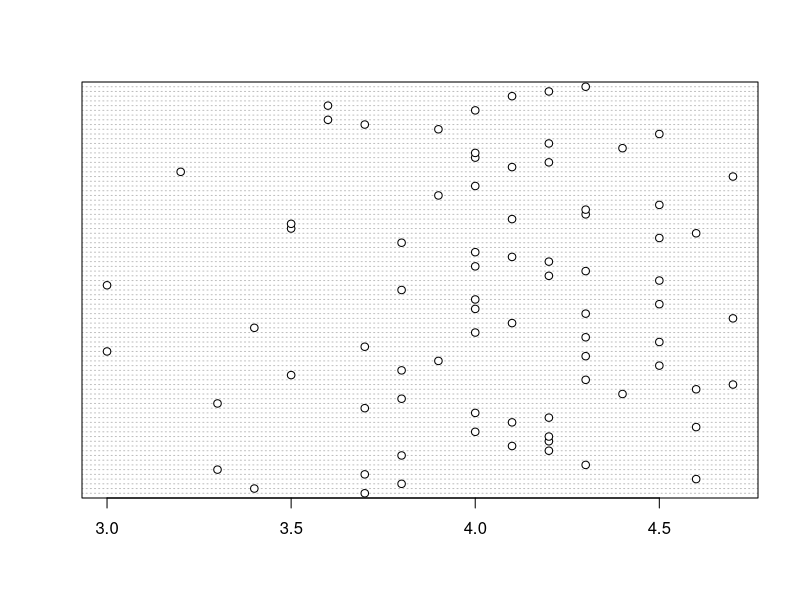
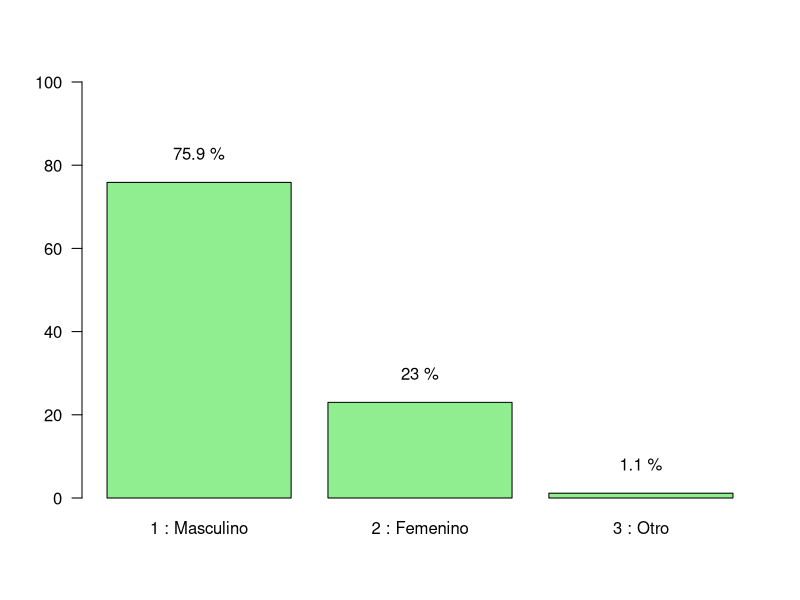
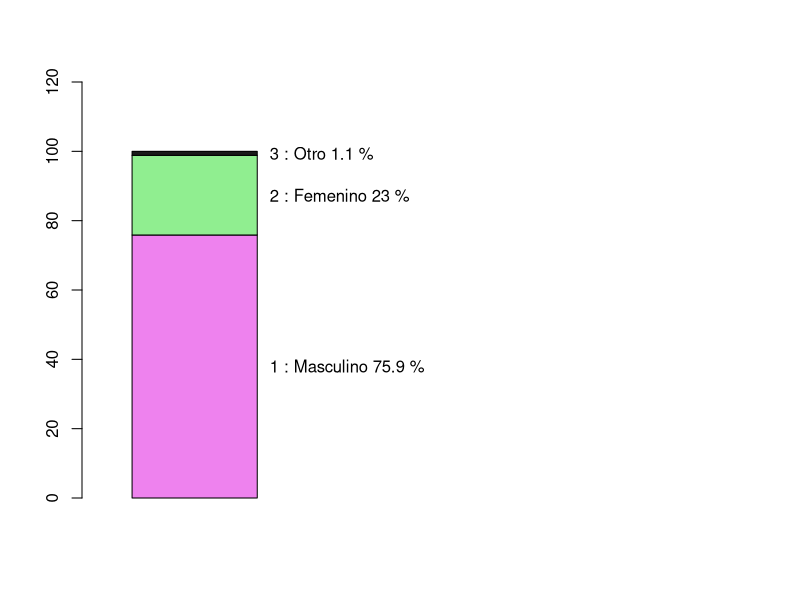
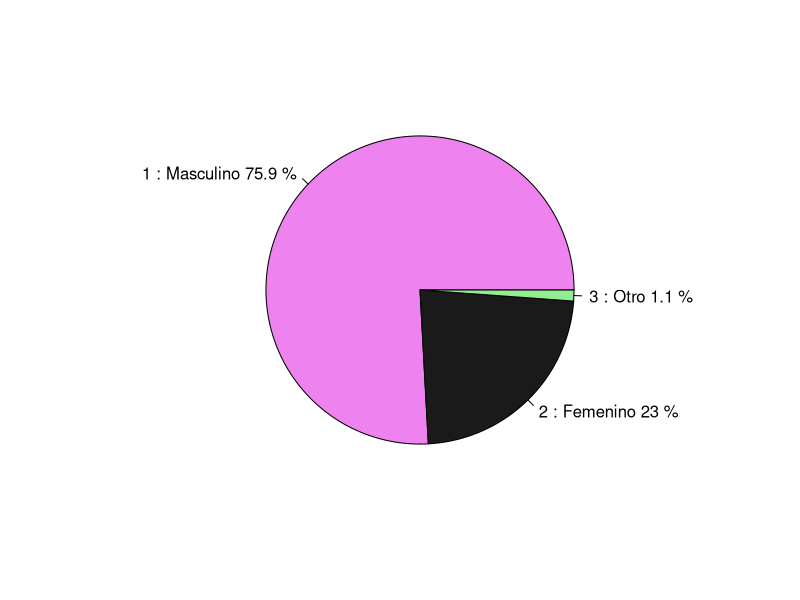
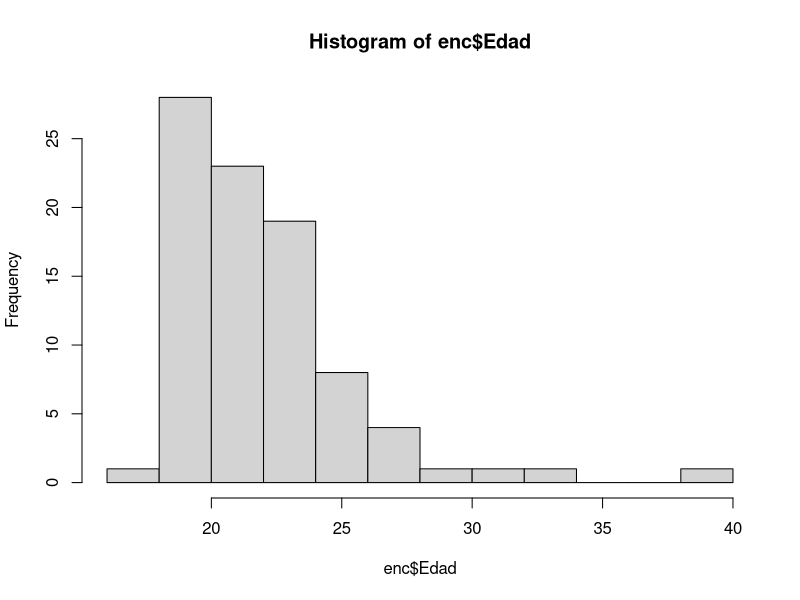
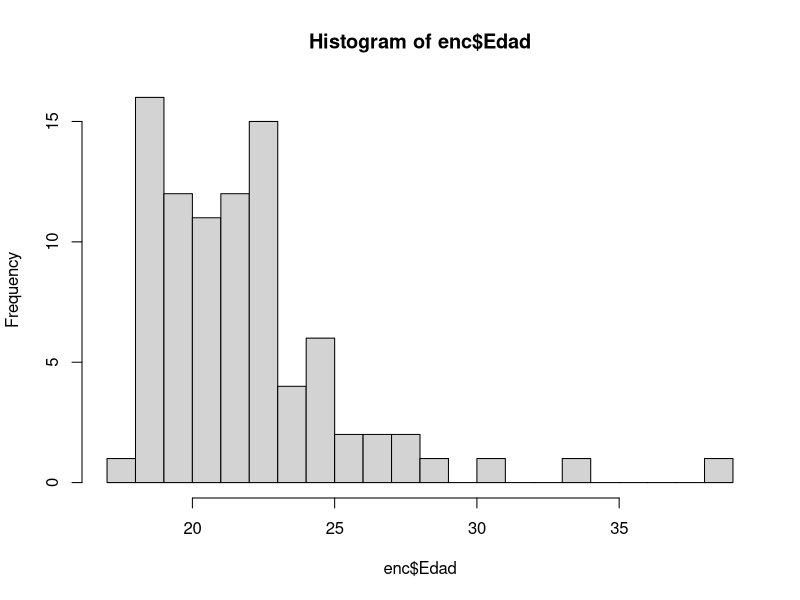
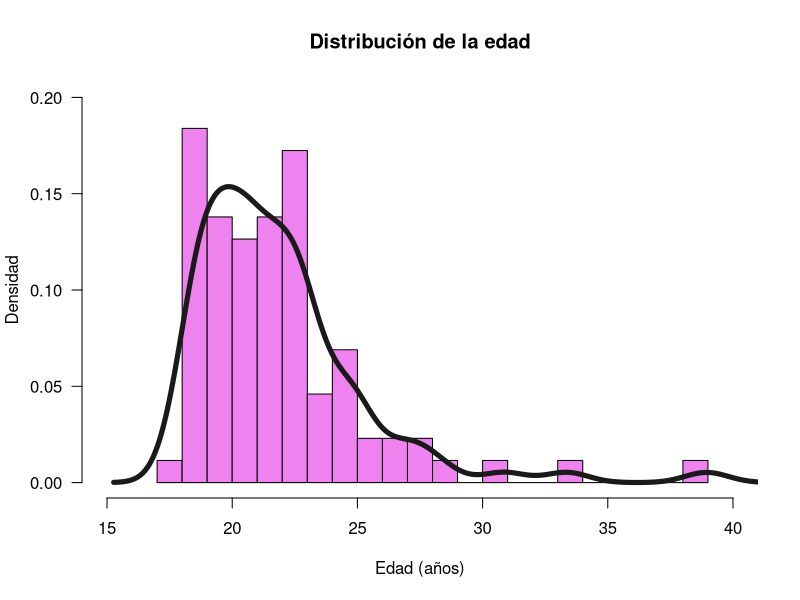
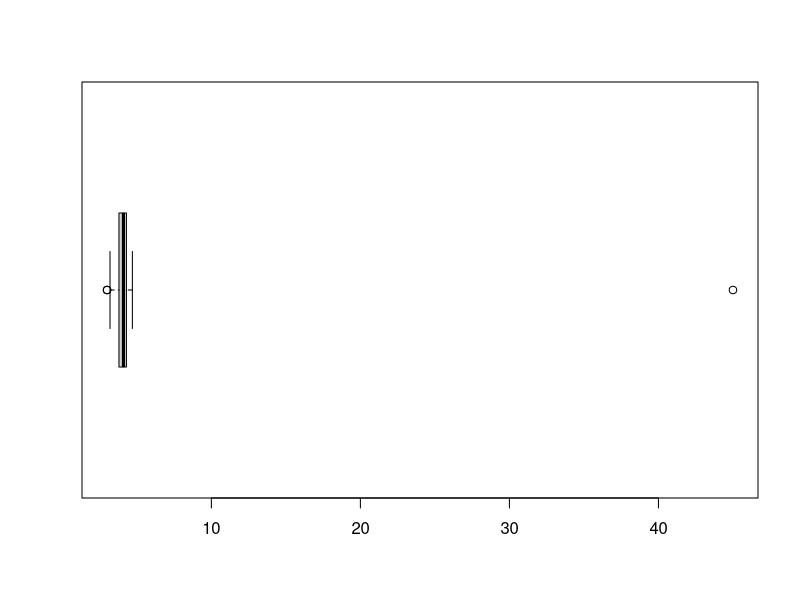

These charts were generated, in order, by the following R code: (Note: this script raises an error after producing the figures.)
## ---- chunk 1
knitr::opts_chunk$set(echo = FALSE,
                      message = FALSE,
                      warning = FALSE
                      )
## ---- chunk 2
Enc <- read.csv("encuesta1.csv")
###parte del ensayo
## ---- chunk 3
head(Enc)
## ---- chunk 4
library(tidyverse)
## ---- chunk 5
str(Enc)
## ---- chunk 6
glimpse(Enc)
## ---- chunk 7
summary(Enc)
## ---- chunk 8
enc <- Enc %>%
  mutate_if(is.character, as.factor)
## ---- chunk 9
summary(enc)
## ---- chunk 10
glimpse(enc)
## ---- chunk 11
enc <- enc %>%
  mutate(Q02_FechaNac = as.Date(as.character(Q02_FechaNac), '%Y-%m-%d'))
## ---- chunk 12
summary(enc$Q02_FechaNac)
## ---- chunk 13
enc <- enc %>%
  mutate(Edad= as.numeric(as.Date("2021-06-30") - Q02_FechaNac)/365.25)
## ---- chunk 14
enc <- enc %>%
  mutate(fecha_entrega =
           as.POSIXct(strptime(Enviado.el.,format = "%d,/%m/%Y %H:%M:%S")),
         tiempo_usado = as.integer(format(fecha_entrega, "%M")) +
                        as.integer(format(fecha_entrega, "&S")) / 60 - 30)
## ---- chunk 15
enc %>%
  filter(Q08_PAPA > 5)
## ---- chunk 16
enc$Q08_PAPA[enc$Q08_PAPA == 45 & !is.na(enc$Q08_PAPA)] <- 4.5
## ---- chunk 17
enc <- enc %>% 
  mutate(puntaje_pregunta2 = 
  apply(enc %>% select(Q26_Divisor..f.es.divisor.de.g.2.,
                            Q26_Divisor..f.es.divisor.de.gh.,
                            Q26_Divisor..f.es.divisor.de.h.g),
        1, sum))
t_p2 <- table(enc$puntaje_pregunta2)
t_p2
pt_p2 <- t_p2 / sum(t_p2) * 100
pt_p2
## ---- chunk 18
dotchart(enc$Q08_PAPA)
## ---- chunk 19
t_gen <- table(enc$Q01_Genero)
t_gen
## ---- chunk 20
gen_p <- t_gen / sum(t_gen) * 100
gen_p
## ---- chunk 21
bp1 <- barplot(gen_p, las = 1, ylim = c(0, 100), col = "lightgreen")
text(bp1, gen_p + 7, paste(round(gen_p, 1), "%"))
## ---- chunk 22
m_gen <- as.matrix(gen_p)
bp2 <- barplot(m_gen, beside = FALSE, xlim = c(0, 5),
               ylim = c(0, 120),
               col = c("violet", "lightgreen", "grey10"))
text(1.3, cumsum(m_gen) - m_gen/2, 
     paste(rownames(m_gen), round((m_gen), 1), "%"),
     adj = 0)
## ---- chunk 23
pie(gen_p, labels = paste(names(gen_p), round(gen_p, 1), "%"),
    col = c("violet", "grey10", "lightgreen"))
## ---- chunk 24
summary(enc$Edad)
## ---- chunk 25
hist(enc$Edad)
## ---- chunk 26
hist(enc$Edad, nclass = 20)
## ---- chunk 27
paramAnt <- par(no.readonly = TRUE)
hist(enc$Edad, freq = FALSE, nclass = 20, col = "violet",
     las = 1, 
     main = "Distribución de la edad",
     xlab = "Edad (años)",
     ylab = "Densidad",
     ylim = c(0, 0.20),
     xlim = c(15, 40))
lines(density(enc$Edad), col = "grey10", lwd = 5)
par(paramAnt)
## ---- chunk 28
boxplot(Enc$Q08_PAPA, horizontal = TRUE)
## ---- chunk 29
bxp1<-boxplot(Enc$Q08_PAPA, horizontal = TRUE,  notch= TRUE, col= 'violet')
title(main= 'Distribución_PAPA', font=2, xlab='Promedio Academico Ponderado Acumulado')
points(mean(enc$Q08_PAPA, na.rm=TRUE),1, col=' green', pch=19, cex=2)# agranda o disminuye el punto verde
legend(4.2,1.5, legend=c('Promedio'), pch=19, col= 'green')
## ---- chunk 30
promedioEdad <- mean(enc$Edad)
medianaEdad <- median(enc$Edad)
desv_Est_Edad <- sd(enc$Edad)

boxplot(enc$Edad, horizontal = TRUE,
        main = "Boxplot para edad", 
        col = "lightblue",
        pch = 19, notch = TRUE)
points(promedioEdad, 
       1, 
       pch = 19, 
       col = c("red", "purple"))
legend("topright", 
       title = "Convención",
       legend = c("Promedio", "Error estandard"), 
       col = "red", 
       pch = c(19, NA),
       lty = c(NA, 1))
arrows(promedioEdad -  desv_Est_Edad / sqrt(nrow(enc)), 1,
         promedioEdad + desv_Est_Edad / sqrt(nrow(enc)), 1,
         angle = 90,
         length = 0.1, 
         code = 3,
         col = "GREY10")
## ---- chunk 31
table(enc$Q10_Estrato)
## ---- chunk 32
barplot(table(enc$Q10_Estrato))
## ---- chunk 33
with(enc, plot(Q10_Estrato, Q08_PAPA, notch = TRUE))
## ---- chunk 34
enc_Estrato1 <- enc %>% 
  filter(Q10_Estrato == "2 : 1")
dotchart(enc_Estrato1$Q08_PAPA)
summary(enc_Estrato1$Q08_PAPA)
## ---- chunk 35
with(enc, plot(Q03_Carrera, Q08_PAPA, notch = TRUE))
## ---- chunk 36
with(enc, scatter.smooth(tiempo_usado, Q08_PAPA))
## ---- chunk 37
with(enc, plot(Q27_PorcentDivisor))
lines(1:nrow(enc), rep(pt_p2[3], nrow(enc)), 
      col = "red")
## ---- chunk 38
enc_acert_p2 <- enc %>% 
  filter(puntaje_pregunta2 == 3)
enc_no_acert_p2 <- enc %>% 
  filter(puntaje_pregunta2 != 3)
op <- par(no.readonly = TRUE)
par(mfrow = c(1, 2))
prom_Q27 <- mean(enc_acert_p2$Q27)
with(enc_acert_p2, plot(Q27_PorcentDivisor, ylim = c(0, 100)))
lines(1:nrow(enc_acert_p2), rep(prom_Q27, nrow(enc_acert_p2)), 
      col = "red")
prom_Q27_na <- mean(enc_no_acert_p2$Q27, na.rm = TRUE, ylim = c(0, 100))
with(enc_no_acert_p2, plot(Q27_PorcentDivisor))
lines(1:nrow(enc_no_acert_p2), rep(prom_Q27_na, nrow(enc_no_acert_p2)), 
      col = "red")
par(op)
